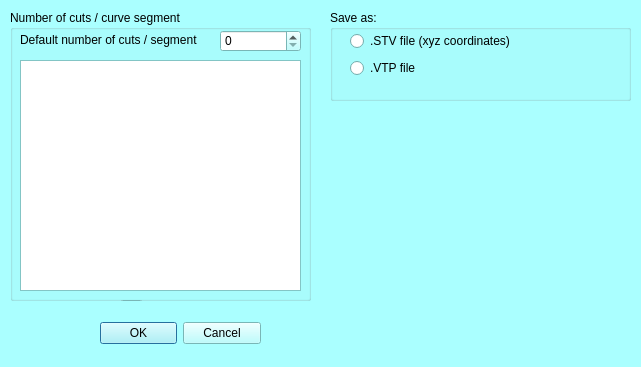
<?xml version="1.0" encoding="UTF-8"?>
<ui version="4.0">
 <class>mqCutSurfaceAlongCURDialog</class>
 <widget class="QDialog" name="mqCutSurfaceAlongCURDialog">
  <property name="geometry">
   <rect>
    <x>0</x>
    <y>0</y>
    <width>641</width>
    <height>367</height>
   </rect>
  </property>
  <property name="palette">
   <palette>
    <active>
     <colorrole role="WindowText">
      <brush brushstyle="SolidPattern">
       <color alpha="255">
        <red>0</red>
        <green>0</green>
        <blue>0</blue>
       </color>
      </brush>
     </colorrole>
     <colorrole role="Button">
      <brush brushstyle="SolidPattern">
       <color alpha="255">
        <red>170</red>
        <green>255</green>
        <blue>255</blue>
       </color>
      </brush>
     </colorrole>
     <colorrole role="Light">
      <brush brushstyle="SolidPattern">
       <color alpha="255">
        <red>255</red>
        <green>255</green>
        <blue>255</blue>
       </color>
      </brush>
     </colorrole>
     <colorrole role="Midlight">
      <brush brushstyle="SolidPattern">
       <color alpha="255">
        <red>212</red>
        <green>255</green>
        <blue>255</blue>
       </color>
      </brush>
     </colorrole>
     <colorrole role="Dark">
      <brush brushstyle="SolidPattern">
       <color alpha="255">
        <red>85</red>
        <green>127</green>
        <blue>127</blue>
       </color>
      </brush>
     </colorrole>
     <colorrole role="Mid">
      <brush brushstyle="SolidPattern">
       <color alpha="255">
        <red>113</red>
        <green>170</green>
        <blue>170</blue>
       </color>
      </brush>
     </colorrole>
     <colorrole role="Text">
      <brush brushstyle="SolidPattern">
       <color alpha="255">
        <red>0</red>
        <green>0</green>
        <blue>0</blue>
       </color>
      </brush>
     </colorrole>
     <colorrole role="BrightText">
      <brush brushstyle="SolidPattern">
       <color alpha="255">
        <red>255</red>
        <green>255</green>
        <blue>255</blue>
       </color>
      </brush>
     </colorrole>
     <colorrole role="ButtonText">
      <brush brushstyle="SolidPattern">
       <color alpha="255">
        <red>0</red>
        <green>0</green>
        <blue>0</blue>
       </color>
      </brush>
     </colorrole>
     <colorrole role="Base">
      <brush brushstyle="SolidPattern">
       <color alpha="255">
        <red>255</red>
        <green>255</green>
        <blue>255</blue>
       </color>
      </brush>
     </colorrole>
     <colorrole role="Window">
      <brush brushstyle="SolidPattern">
       <color alpha="255">
        <red>170</red>
        <green>255</green>
        <blue>255</blue>
       </color>
      </brush>
     </colorrole>
     <colorrole role="Shadow">
      <brush brushstyle="SolidPattern">
       <color alpha="255">
        <red>0</red>
        <green>0</green>
        <blue>0</blue>
       </color>
      </brush>
     </colorrole>
     <colorrole role="AlternateBase">
      <brush brushstyle="SolidPattern">
       <color alpha="255">
        <red>212</red>
        <green>255</green>
        <blue>255</blue>
       </color>
      </brush>
     </colorrole>
     <colorrole role="ToolTipBase">
      <brush brushstyle="SolidPattern">
       <color alpha="255">
        <red>255</red>
        <green>255</green>
        <blue>220</blue>
       </color>
      </brush>
     </colorrole>
     <colorrole role="ToolTipText">
      <brush brushstyle="SolidPattern">
       <color alpha="255">
        <red>0</red>
        <green>0</green>
        <blue>0</blue>
       </color>
      </brush>
     </colorrole>
     <colorrole role="PlaceholderText">
      <brush brushstyle="NoBrush">
       <color alpha="128">
        <red>0</red>
        <green>0</green>
        <blue>0</blue>
       </color>
      </brush>
     </colorrole>
    </active>
    <inactive>
     <colorrole role="WindowText">
      <brush brushstyle="SolidPattern">
       <color alpha="255">
        <red>0</red>
        <green>0</green>
        <blue>0</blue>
       </color>
      </brush>
     </colorrole>
     <colorrole role="Button">
      <brush brushstyle="SolidPattern">
       <color alpha="255">
        <red>170</red>
        <green>255</green>
        <blue>255</blue>
       </color>
      </brush>
     </colorrole>
     <colorrole role="Light">
      <brush brushstyle="SolidPattern">
       <color alpha="255">
        <red>255</red>
        <green>255</green>
        <blue>255</blue>
       </color>
      </brush>
     </colorrole>
     <colorrole role="Midlight">
      <brush brushstyle="SolidPattern">
       <color alpha="255">
        <red>212</red>
        <green>255</green>
        <blue>255</blue>
       </color>
      </brush>
     </colorrole>
     <colorrole role="Dark">
      <brush brushstyle="SolidPattern">
       <color alpha="255">
        <red>85</red>
        <green>127</green>
        <blue>127</blue>
       </color>
      </brush>
     </colorrole>
     <colorrole role="Mid">
      <brush brushstyle="SolidPattern">
       <color alpha="255">
        <red>113</red>
        <green>170</green>
        <blue>170</blue>
       </color>
      </brush>
     </colorrole>
     <colorrole role="Text">
      <brush brushstyle="SolidPattern">
       <color alpha="255">
        <red>0</red>
        <green>0</green>
        <blue>0</blue>
       </color>
      </brush>
     </colorrole>
     <colorrole role="BrightText">
      <brush brushstyle="SolidPattern">
       <color alpha="255">
        <red>255</red>
        <green>255</green>
        <blue>255</blue>
       </color>
      </brush>
     </colorrole>
     <colorrole role="ButtonText">
      <brush brushstyle="SolidPattern">
       <color alpha="255">
        <red>0</red>
        <green>0</green>
        <blue>0</blue>
       </color>
      </brush>
     </colorrole>
     <colorrole role="Base">
      <brush brushstyle="SolidPattern">
       <color alpha="255">
        <red>255</red>
        <green>255</green>
        <blue>255</blue>
       </color>
      </brush>
     </colorrole>
     <colorrole role="Window">
      <brush brushstyle="SolidPattern">
       <color alpha="255">
        <red>170</red>
        <green>255</green>
        <blue>255</blue>
       </color>
      </brush>
     </colorrole>
     <colorrole role="Shadow">
      <brush brushstyle="SolidPattern">
       <color alpha="255">
        <red>0</red>
        <green>0</green>
        <blue>0</blue>
       </color>
      </brush>
     </colorrole>
     <colorrole role="AlternateBase">
      <brush brushstyle="SolidPattern">
       <color alpha="255">
        <red>212</red>
        <green>255</green>
        <blue>255</blue>
       </color>
      </brush>
     </colorrole>
     <colorrole role="ToolTipBase">
      <brush brushstyle="SolidPattern">
       <color alpha="255">
        <red>255</red>
        <green>255</green>
        <blue>220</blue>
       </color>
      </brush>
     </colorrole>
     <colorrole role="ToolTipText">
      <brush brushstyle="SolidPattern">
       <color alpha="255">
        <red>0</red>
        <green>0</green>
        <blue>0</blue>
       </color>
      </brush>
     </colorrole>
     <colorrole role="PlaceholderText">
      <brush brushstyle="NoBrush">
       <color alpha="128">
        <red>0</red>
        <green>0</green>
        <blue>0</blue>
       </color>
      </brush>
     </colorrole>
    </inactive>
    <disabled>
     <colorrole role="WindowText">
      <brush brushstyle="SolidPattern">
       <color alpha="255">
        <red>85</red>
        <green>127</green>
        <blue>127</blue>
       </color>
      </brush>
     </colorrole>
     <colorrole role="Button">
      <brush brushstyle="SolidPattern">
       <color alpha="255">
        <red>170</red>
        <green>255</green>
        <blue>255</blue>
       </color>
      </brush>
     </colorrole>
     <colorrole role="Light">
      <brush brushstyle="SolidPattern">
       <color alpha="255">
        <red>255</red>
        <green>255</green>
        <blue>255</blue>
       </color>
      </brush>
     </colorrole>
     <colorrole role="Midlight">
      <brush brushstyle="SolidPattern">
       <color alpha="255">
        <red>212</red>
        <green>255</green>
        <blue>255</blue>
       </color>
      </brush>
     </colorrole>
     <colorrole role="Dark">
      <brush brushstyle="SolidPattern">
       <color alpha="255">
        <red>85</red>
        <green>127</green>
        <blue>127</blue>
       </color>
      </brush>
     </colorrole>
     <colorrole role="Mid">
      <brush brushstyle="SolidPattern">
       <color alpha="255">
        <red>113</red>
        <green>170</green>
        <blue>170</blue>
       </color>
      </brush>
     </colorrole>
     <colorrole role="Text">
      <brush brushstyle="SolidPattern">
       <color alpha="255">
        <red>85</red>
        <green>127</green>
        <blue>127</blue>
       </color>
      </brush>
     </colorrole>
     <colorrole role="BrightText">
      <brush brushstyle="SolidPattern">
       <color alpha="255">
        <red>255</red>
        <green>255</green>
        <blue>255</blue>
       </color>
      </brush>
     </colorrole>
     <colorrole role="ButtonText">
      <brush brushstyle="SolidPattern">
       <color alpha="255">
        <red>85</red>
        <green>127</green>
        <blue>127</blue>
       </color>
      </brush>
     </colorrole>
     <colorrole role="Base">
      <brush brushstyle="SolidPattern">
       <color alpha="255">
        <red>170</red>
        <green>255</green>
        <blue>255</blue>
       </color>
      </brush>
     </colorrole>
     <colorrole role="Window">
      <brush brushstyle="SolidPattern">
       <color alpha="255">
        <red>170</red>
        <green>255</green>
        <blue>255</blue>
       </color>
      </brush>
     </colorrole>
     <colorrole role="Shadow">
      <brush brushstyle="SolidPattern">
       <color alpha="255">
        <red>0</red>
        <green>0</green>
        <blue>0</blue>
       </color>
      </brush>
     </colorrole>
     <colorrole role="AlternateBase">
      <brush brushstyle="SolidPattern">
       <color alpha="255">
        <red>170</red>
        <green>255</green>
        <blue>255</blue>
       </color>
      </brush>
     </colorrole>
     <colorrole role="ToolTipBase">
      <brush brushstyle="SolidPattern">
       <color alpha="255">
        <red>255</red>
        <green>255</green>
        <blue>220</blue>
       </color>
      </brush>
     </colorrole>
     <colorrole role="ToolTipText">
      <brush brushstyle="SolidPattern">
       <color alpha="255">
        <red>0</red>
        <green>0</green>
        <blue>0</blue>
       </color>
      </brush>
     </colorrole>
     <colorrole role="PlaceholderText">
      <brush brushstyle="NoBrush">
       <color alpha="128">
        <red>0</red>
        <green>0</green>
        <blue>0</blue>
       </color>
      </brush>
     </colorrole>
    </disabled>
   </palette>
  </property>
  <property name="windowTitle">
   <string>Export Curves as Landmark file</string>
  </property>
  <widget class="QWidget" name="layoutWidget">
   <property name="geometry">
    <rect>
     <x>100</x>
     <y>320</y>
     <width>161</width>
     <height>26</height>
    </rect>
   </property>
   <layout class="QHBoxLayout" name="horizontalLayout_2">
    <item>
     <widget class="QDialogButtonBox" name="buttonBox">
      <property name="orientation">
       <enum>Qt::Horizontal</enum>
      </property>
      <property name="standardButtons">
       <set>QDialogButtonBox::Cancel|QDialogButtonBox::Ok</set>
      </property>
     </widget>
    </item>
   </layout>
  </widget>
  <widget class="QGroupBox" name="CURToBeSaved_2">
   <property name="geometry">
    <rect>
     <x>330</x>
     <y>10</y>
     <width>301</width>
     <height>91</height>
    </rect>
   </property>
   <property name="title">
    <string>Save as:</string>
   </property>
   <widget class="QWidget" name="verticalLayoutWidget_9">
    <property name="geometry">
     <rect>
      <x>20</x>
      <y>20</y>
      <width>271</width>
      <height>51</height>
     </rect>
    </property>
    <layout class="QVBoxLayout" name="verticalLayout1_5">
     <item>
      <widget class="QRadioButton" name="STV">
       <property name="text">
        <string>.STV file (xyz coordinates)</string>
       </property>
      </widget>
     </item>
     <item>
      <widget class="QRadioButton" name="VTP">
       <property name="text">
        <string>.VTP file</string>
       </property>
      </widget>
     </item>
    </layout>
   </widget>
  </widget>
  <widget class="QGroupBox" name="groupBox">
   <property name="geometry">
    <rect>
     <x>10</x>
     <y>10</y>
     <width>301</width>
     <height>291</height>
    </rect>
   </property>
   <property name="title">
    <string>Number of cuts / curve segment</string>
   </property>
   <widget class="QSpinBox" name="defaultDecimation">
    <property name="geometry">
     <rect>
      <x>210</x>
      <y>20</y>
      <width>81</width>
      <height>22</height>
     </rect>
    </property>
   </widget>
   <widget class="QScrollArea" name="scrollArea">
    <property name="geometry">
     <rect>
      <x>10</x>
      <y>50</y>
      <width>281</width>
      <height>231</height>
     </rect>
    </property>
    <property name="frameShape">
     <enum>QFrame::NoFrame</enum>
    </property>
    <property name="frameShadow">
     <enum>QFrame::Plain</enum>
    </property>
    <property name="widgetResizable">
     <bool>true</bool>
    </property>
    <widget class="QWidget" name="scrollAreaWidgetContents">
     <property name="geometry">
      <rect>
       <x>0</x>
       <y>0</y>
       <width>281</width>
       <height>231</height>
      </rect>
     </property>
     <layout class="QVBoxLayout" name="ScrollAreaLayout" stretch="0">
      <property name="leftMargin">
       <number>0</number>
      </property>
      <property name="topMargin">
       <number>0</number>
      </property>
      <property name="rightMargin">
       <number>0</number>
      </property>
      <property name="bottomMargin">
       <number>0</number>
      </property>
      <item>
       <widget class="QFrame" name="PropertiesFrame">
        <property name="sizePolicy">
         <sizepolicy hsizetype="Preferred" vsizetype="Preferred">
          <horstretch>0</horstretch>
          <verstretch>0</verstretch>
         </sizepolicy>
        </property>
        <property name="frameShape">
         <enum>QFrame::NoFrame</enum>
        </property>
        <property name="frameShadow">
         <enum>QFrame::Plain</enum>
        </property>
        <widget class="QTableWidget" name="tableWidget">
         <property name="geometry">
          <rect>
           <x>0</x>
           <y>0</y>
           <width>281</width>
           <height>231</height>
          </rect>
         </property>
        </widget>
       </widget>
      </item>
     </layout>
    </widget>
   </widget>
   <widget class="QToolButton" name="reinitializeSegments">
    <property name="geometry">
     <rect>
      <x>110</x>
      <y>290</y>
      <width>23</width>
      <height>22</height>
     </rect>
    </property>
    <property name="toolTip">
     <string>Reinitialize segments</string>
    </property>
    <property name="text">
     <string>...</string>
    </property>
    <property name="icon">
     <iconset>
      <normaloff>:/Icons/Initialize24.png</normaloff>:/Icons/Initialize24.png</iconset>
    </property>
   </widget>
   <widget class="QLabel" name="label">
    <property name="geometry">
     <rect>
      <x>10</x>
      <y>22</y>
      <width>201</width>
      <height>16</height>
     </rect>
    </property>
    <property name="text">
     <string>Default number of cuts / segment</string>
    </property>
   </widget>
  </widget>
 </widget>
 <resources>
  <include location="../Icons/icons.qrc"/>
 </resources>
 <connections>
  <connection>
   <sender>buttonBox</sender>
   <signal>accepted()</signal>
   <receiver>mqCutSurfaceAlongCURDialog</receiver>
   <slot>accept()</slot>
   <hints>
    <hint type="sourcelabel">
     <x>248</x>
     <y>254</y>
    </hint>
    <hint type="destinationlabel">
     <x>157</x>
     <y>274</y>
    </hint>
   </hints>
  </connection>
  <connection>
   <sender>buttonBox</sender>
   <signal>rejected()</signal>
   <receiver>mqCutSurfaceAlongCURDialog</receiver>
   <slot>reject()</slot>
   <hints>
    <hint type="sourcelabel">
     <x>316</x>
     <y>260</y>
    </hint>
    <hint type="destinationlabel">
     <x>286</x>
     <y>274</y>
    </hint>
   </hints>
  </connection>
 </connections>
</ui>
